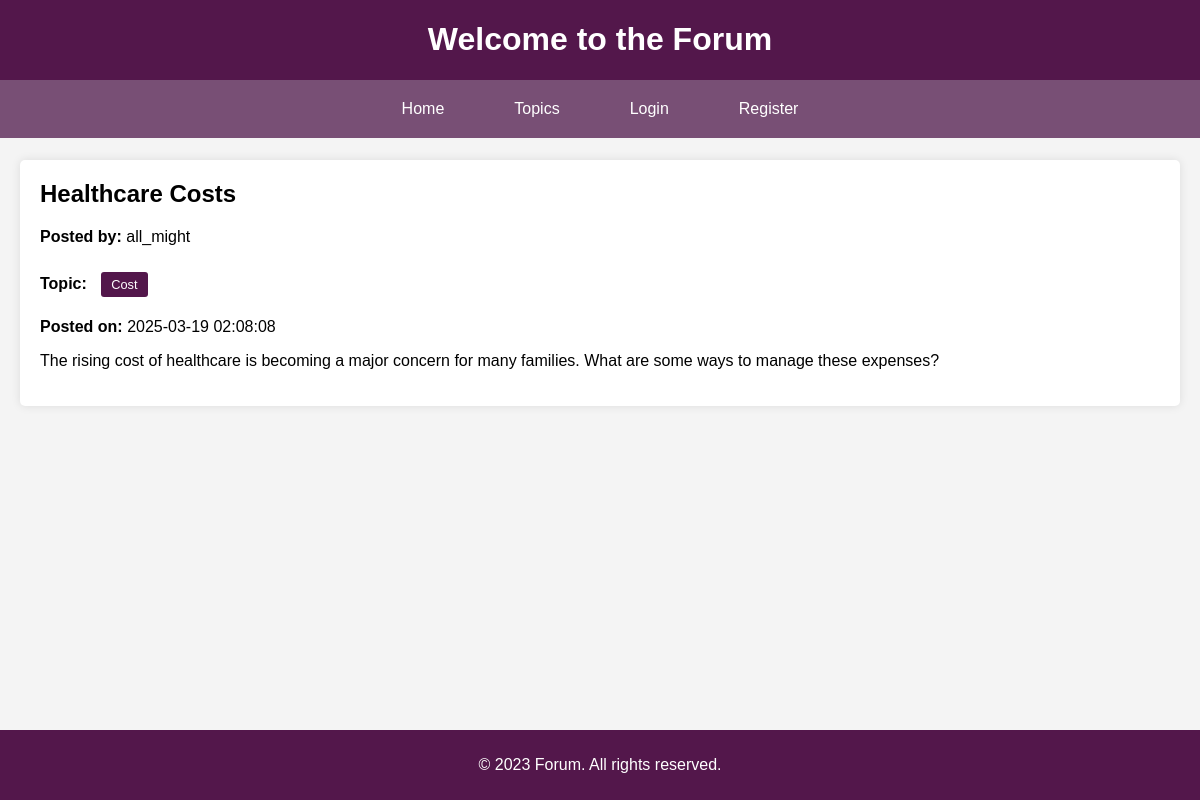
Page /discussion.php?id=1 on the committed database.
### tables this page shows
CREATE TABLE IF NOT EXISTS discussions (
    id INT AUTO_INCREMENT PRIMARY KEY,
    title VARCHAR(255) NOT NULL,
    content TEXT NOT NULL,
    file_path VARCHAR(255),
    created_at TIMESTAMP DEFAULT CURRENT_TIMESTAMP,
    topic VARCHAR(255),
    user_id INT,
    FOREIGN KEY (user_id) REFERENCES users(id)
);

CREATE TABLE IF NOT EXISTS users (
    id INT AUTO_INCREMENT PRIMARY KEY,
    username VARCHAR(255) NOT NULL,
    password VARCHAR(255) NOT NULL
);

### discussion.php (the view, shortened to what this page needs)
<?php
$conn = new mysqli(DB_SERVER, DB_USERNAME, DB_PASSWORD, DB_NAME);
$id = isset($_GET['id']) ? $_GET['id'] : null;
if ($id) {
    $sql = "SELECT id, title, content, user_id, topic, created_at, file_path FROM discussions WHERE id = ?";
    $stmt = $conn->prepare($sql);
    $stmt->bind_param("i", $id);
    $stmt->execute();
    $result = $stmt->get_result();
    $discussion = $result->fetch_assoc();
} else {
    header("Location: index.php");
    exit();
}
?>
<!DOCTYPE html>
<html lang="en">
<head>
    <link rel="stylesheet" href="styles.css">
</head>
<body>
    <header>
        <h1>Welcome to the Forum</h1>
        <nav>
            <ul class="navbar">
                <li><a href="index.php">Home</a></li>
                <li><a href="topics.php">Topics</a></li>
                <?php
                if (!isset($_SESSION['loggedin']) || $_SESSION['loggedin'] !== true) {
                    echo '<li><a href="login.php">Login</a></li><li><a href="register.php">Register</a></li>';
                }
                ?>
            </ul>
        </nav>
    </header>
    <main>
        <div class="hfiller">
        </div>
        <section>
            <h2><?php echo $discussion['title']; ?></h2>
            <?php
            $user_id = $discussion['user_id'];
            $user_sql = "SELECT username FROM users WHERE id = ?";
            $user_stmt = $conn->prepare($user_sql);
            $user_stmt->bind_param("i", $user_id);
            $user_stmt->execute();
            $user_result = $user_stmt->get_result();
            $user = $user_result->fetch_assoc();
            ?>
            <p><strong>Posted by:</strong> <?php echo $user['username']; ?></p>
            <p><strong>Topic:</strong> <?php echo "<span class='topic-tag'>" . $discussion['topic'] . "</span>"; ?></p>
            <p><strong>Posted on:</strong> <?php echo $discussion['created_at']; ?></p>
            <p><?php echo nl2br($discussion['content']); ?></p>
        </section>
        <div class="ffiller">
        </div>
    </main>
    <footer>
        <p>&copy; 2023 Forum. All rights reserved.</p>
    </footer>
</body>
</html>

### styles.css (style rules this page uses)
body { font-family: Arial, sans-serif; margin: 0; padding: 0; background-color: #f4f4f4; }
header { background-color: #53174b; color: #fff; text-align: center; position: fixed; width: 100%; }
.hfiller { height: 140px; }
nav { display: flex; justify-content: center; background-color: #784f75; padding: 20px; }
.navbar { list-style-type: none; padding: 0; display: flex; gap: 10px; }
nav a { color: #fff; padding: 14px 20px; text-decoration: none; text-align: center; }
nav ul.navbar { list-style-type: none; padding: 0; margin: 0; display: flex; justify-content: center; }
nav ul.navbar li { margin: 0 10px; }
nav ul.navbar li a { color: #fff; text-decoration: none; }
main { padding: 20px; }
section { background-color: #fff; padding: 20px; border-radius: 5px; box-shadow: 0 0 10px rgba(0, 0, 0, 0.1); }
h2 { margin-top: 0; }
.topic-tag { display: inline-block; background-color: #53174b; color: #fff; padding: 5px 10px; border-radius: 3px; font-size: 0.8em; margin: 10px 5px 5px 10px; }
.ffiller { height: 70px; }
footer { background-color: #53174b; color: #fff; text-align: center; padding: 10px 0; position: fixed; width: 100%; bottom: 0; }

### rows in the picture
discussions: title "Healthcare Costs", topic "Cost", created_at "2025-03-19 02:08:08", content "The rising cost of healthcare is becoming a major concern for many families. What are some ways to manage these expenses?"
users: username "all_might"
